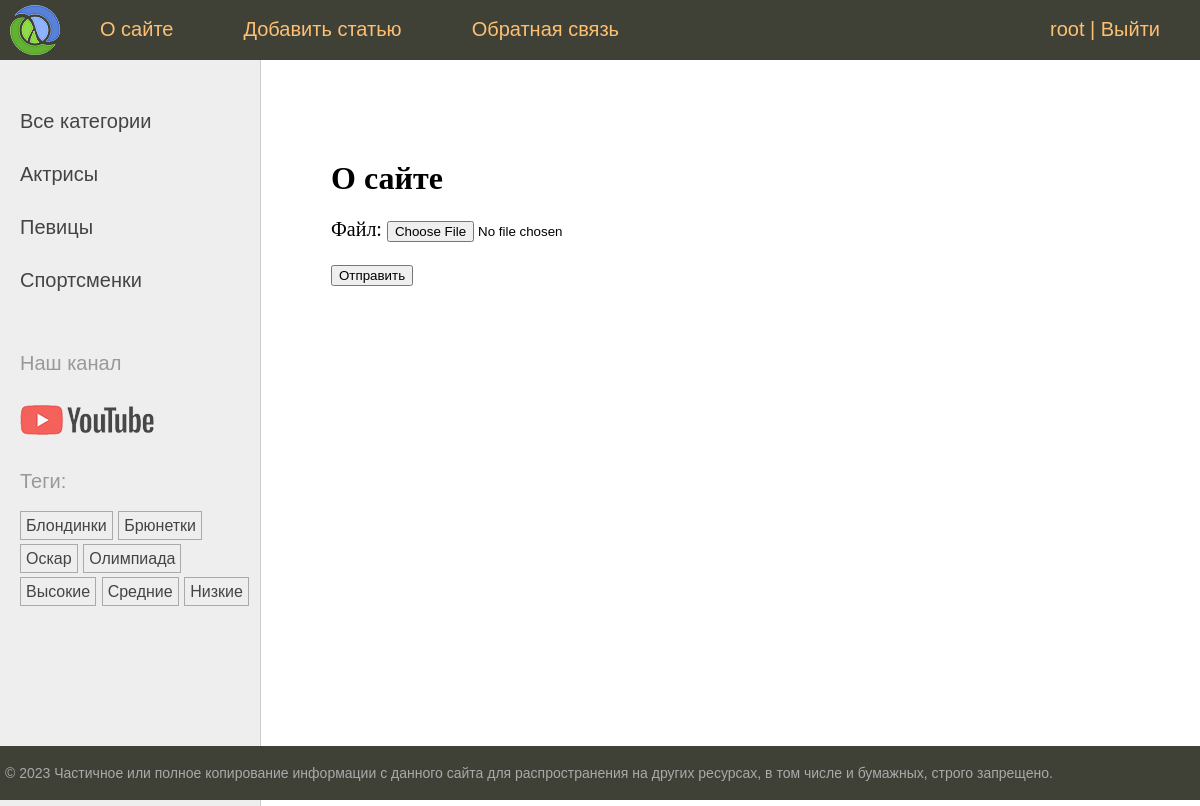
The app's page /about/ (signed in) with its own data.
### users/models.py (models this page shows)
class User(AbstractUser):
    photo = models.ImageField(upload_to='users/%Y/%m/%d', null=True, blank=True, verbose_name="Фотография")
    date_birth = models.DateTimeField(blank=True, null=True, verbose_name="Дата рождения")

### women/models.py (models this page shows, shortened)
class Category(models.Model):
    name = models.CharField(max_length=100, db_index=True)
    slug = models.SlugField(max_length=255, unique=True, db_index=True)
    def get_absolute_url(self):
        return reverse('category', kwargs={'cat_slug': self.slug})

class TagPost(models.Model):
    tag = models.CharField(max_length=100, db_index=True)
    slug = models.SlugField(max_length=255, unique=True, db_index=True)
    def get_absolute_url(self):
        return reverse('tag', kwargs={'tag_slug': self.slug})

### women/views.py (the view)
# urls.py: path('about/', views.about, name='about'),
@login_required
def about(request):
    if request.method == "POST":
        form = UploadFileForm(request.POST, request.FILES)
        if form.is_valid():
            fp = UploadFile(file=form.cleaned_data['file'])
            fp.save()
    else:
        form = UploadFileForm()
    return render(request, 'women/about.html',
                  context={'title': 'О сайте', 'menu': [], 'form': form})

### women/forms.py
class UploadFileForm(forms.Form):
    file = forms.FileField(label='Файл')

### users/context_processors.py (called while the page is built)
def get_women_context(request):
    return {'main_menu': menu}

### women/templatetags/women_tags.py (called while the page is built)
@register.inclusion_tag('women/list_categories.html')
def show_categories(cat_selected=0):
    cats = Category.objects.all()
    return {'cats': cats, 'cat_selected': cat_selected}

@register.inclusion_tag('women/list_tags.html')
def show_all_tags():
    return {'tags': TagPost.objects.all()}

### women/templates/women/about.html (shortened to what this page needs)
{% extends 'base.html' %}
{% block content %}
<h1>{{title}}</h1>
    <form action="" method="POST" enctype="multipart/form-data">
    {{ form.as_p }}
    <p><button type="submit">Отправить</button></p>
    </form>
{% endblock %}

### templates/base.html (shortened to what this page needs)
{% load static %}
{% load women_tags %}
<!DOCTYPE html>
<html>
<head>
    <link type="text/css" href="{% static 'women/css/styles.css' %}" rel="stylesheet"/>
</head>
<body>
<table class="table-page" border=0 cellpadding="0" cellspacing="0">
    <tr>
        <td valign=top>
            {% block mainmenu %}
                <div class="header">
                    <ul id="mainmenu" class="mainmenu">
                        <li class="logo"><a href="{% url 'home' %}">
                            <div class="logo"></div>
                        </a></li>
                        {% for m in main_menu %}
                            <li><a href="{% url m.url_name %}">{{ m.title }}</a></li>
                        {% endfor %}
                        {% if user.is_authenticated %}
                            <li class="last"> <a href="{% url 'users:profile' %}">{{ user.username }}</a> | <a href="{% url 'users:logout' %}">Выйти</a></li>
                        {% else %}
                            <li class="last"><a href="{% url 'users:login' %}">Войти</a> | <a href="{% url 'users:register' %}">Регистрация</a>
                            </li>
                        {% endif %}
                    </ul>
                </div>
            {% endblock mainmenu %}
            <table class="table-content" border=0 cellpadding="0" cellspacing="0">
                <tr>
                    <td valign="top" class="left-chapters">
                        <ul id="leftchapters">
                            {% if cat_selected == 0 %}
                                <li class="selected">Все категории</li>
                            {% else %}
                                <li><a href="{% url 'home' %}">Все категории</a></li>
                            {% endif %}
                            {% show_categories cat_selected %}
                            <li class="share">
                                <p>Наш канал</p>
                                <a class="share-yt"
                                   href="https://www.youtube.com/channel/UClJzWfGWuGJL2t-3dYKcHTA/playlists"
                                   target="_blank" rel="nofollow"></a>
                            </li>
                            <li>
                                {% show_all_tags %}
                            </li>
                        </ul>
                    </td>
                    <td valign="top" class="content">
                        <div class="content-text">
                            {% block content %}
                            {% endblock %}
                        </div>
                    </td>
                </tr>
            </table>
        </td>
    </tr>
    <tr>
        <td valign=top>
            <div id="footer">
                <p>&copy; 2023 Частичное или полное копирование информации с данного сайта для распространения на других
                    ресурсах, в том числе и бумажных, строго запрещено.</p>
            </div>
        </td>
    </tr>
</table>
</body>
</html>

### women/templates/women/list_categories.html
{% for cat in cats %}
{% if cat.id == cat_selected %}
<li class="selected">{{cat.name}}</li>
{% else %}
<li><a href="{{ cat.get_absolute_url }}">{{cat.name}}</a></li>
{% endif %}
{% endfor %}

### women/templates/women/list_tags.html
{% if tags %}
    <p>Теги:</p>
    <ul class="tags-list">
        {% for t in  tags %}
        <li><a href="{{t.get_absolute_url}}">{{t.tag}}</a></li>
        {% endfor %}
    </ul>
{% endif %}

### women/static/women/css/styles.css (style rules this page uses)
html, body { font-family: 'Arial'; margin: 0; padding: 0; height: 100%; width: 100%; color: #444; }
a { color: #0059b2; text-decoration: none; }
.table-page { width: 100%; height: 100%; vertical-align: top; }
.table-page tr { height: 100%; }
.header { background: #3F4137; height: 60px; }
.logo { background: url('../images/logo.png') no-repeat 10px 5px; width: 70px; height: 60px; }
ul.mainmenu { list-style: none; margin: 0; padding: 0; height: 60px; color: #fdc073; font-size: 20px; overflow: hidden; }
ul.mainmenu li { float: left; margin: 18px 40px 0 30px; }
ul.mainmenu li.logo { margin: 0; }
ul.mainmenu li.last { float: right; }
ul.mainmenu li a { color: #fdc073; text-decoration: none; }
.table-content { width: 100%; min-height: 100%; height: 100%; }
.left-chapters { margin: 0; background: #eee; border-right: 1px solid #ccc; }
.left-chapters ul { width: 230px; margin: 0; padding: 20px 10px 10px 20px; list-style: none; font-size: 20px; }
.left-chapters ul li { margin: 30px 0 0 0; color: #999; }
.left-chapters ul li a { color: #444; text-decoration: none; }
.left-chapters ul li.share { margin: 60px 0 0 0; }
.left-chapters ul li.share p { margin: 30px 0 30px 0; }
.left-chapters ul li.share a { display: inline-block; width: 40px; height: 40px; margin: 0 20px 0 0; }
.left-chapters ul li.share a.share-yt { width: 100%; height: 30px; background: url('../images/share_yt.png') no-repeat 0 0 }
ul.tags-list { width: 100%; margin: 0; padding: 0; list-style: none; }
ul.tags-list li { margin: 0; padding: 0 0 10px; display: inline-block; }
ul.tags-list li a { padding: 5px; font-size: 16px; border: 1px solid #aaa; }
.content { padding: 40px 20px 20px 40px; width: 100%; box-sizing: border-box; }
.content-text { margin: 60px 0 0 30px; color: #000; font-size: 20px; font-family: Yandex Sans Display Light; }
.content-text h1 { font-size: 32px; }
#footer { box-sizing: border-box; background: #3F4137; padding: 5px; color: #aaa; font-size: 14px; font-family: Verdana, Geneva, Arial, Helvetica; text-align: left; overflow: hidden; }

### records on screen
User: username "root"
Category: name "Актрисы"
Category: name "Певицы"
Category: name "Спортсменки"
TagPost: tag "Блондинки"
TagPost: tag "Брюнетки"
TagPost: tag "Оскар"
TagPost: tag "Олимпиада"
TagPost: tag "Высокие"
TagPost: tag "Средние"
TagPost: tag "Низкие"

### other values on screen
{{ m.title }} "О сайте" "Добавить статью" "Обратная связь"
{{ title }} "О сайте"
